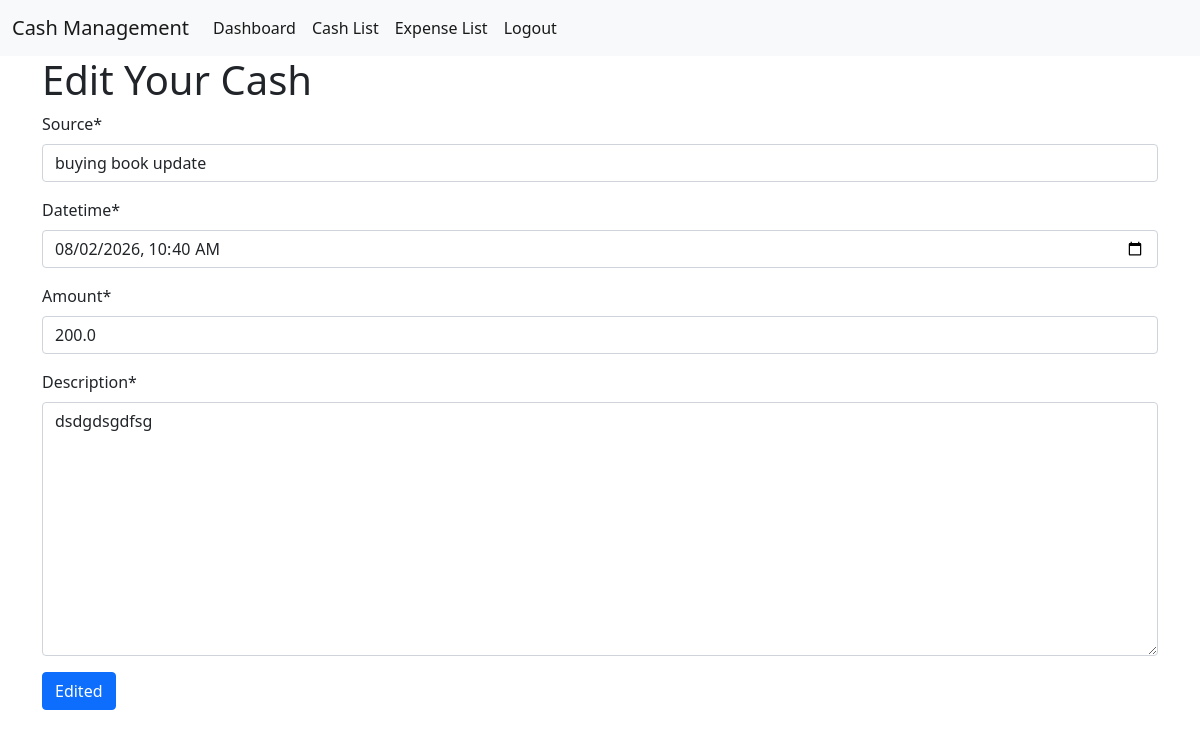
The app's page /edit-page/1/ (signed in) with its own data.
### cashmanagment_app/models.py (models this page shows, shortened)
class AddCashModel(models.Model):
    user = models.ForeignKey(UserModel,on_delete=models.CASCADE,related_name='cash_info',null=True)
    source = models.CharField(max_length=100,null=True)
    datetime = models.DateTimeField(null=True)
    amount = models.FloatField(null=True)
    description = models.TextField(null=True)

### cashmanagment_app/views.py (the view, shortened to what this page needs)
# urls.py: path('edit-page/<str:id>/',edit_page,name='edit_page'),
@login_required
def edit_page(request,id):
    cash_data = AddCashModel.objects.get(id = id)
    form_data = AddCashForm(instance= cash_data)
    context = {
            'form_data' : form_data,
            'form_title' : 'Edit Your Cash',
            'form_btn' : 'Edited',
        }
    return render(request,'master/base-form.html',context)

### cashmanagment_app/forms.py
class AddCashForm(forms.ModelForm):
    class Meta:
        model = AddCashModel
        fields = '__all__'
        exclude = ['user']
        widgets = {
            'datetime': forms.DateTimeInput(attrs= {'type':'datetime-local'})
            }

### cashmanagment_app/templates/master/base-form.html (shortened to what this page needs)
{% extends 'master/base.html' %}
{% load crispy_forms_tags %}
{% block content %}
<h1>{{form_title}}</h1>
<form method="POST" enctype="multipart/form-data">
    {{form_data | crispy}}
  <button type="submit" class="btn btn-primary">{{form_btn}}</button>
</form>
{% endblock content %}

### records on screen
AddCashModel: source "buying book update", datetime "08/02/2026 10:40", amount "200.0", description "dsdgdsgdfsg"
